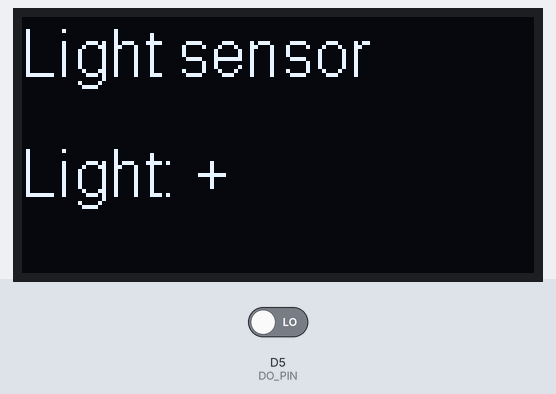
A sketch run on a simulated ESP8266 (NodeMCU). Parts: 128×64 one-colour display. The test bench sets the inputs (shaded band); at power-on: D5 (DO_PIN) LOW. What the sketch prints to the serial monitor is not drawn.

Above: at 2.2 s.
2.3 s: D5 (DO_PIN) driven HIGH
At 4.0 s:
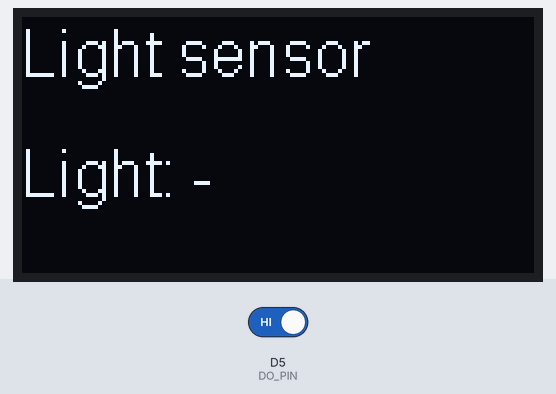
4.5 s: D5 (DO_PIN) driven LOW
At 5.4 s:
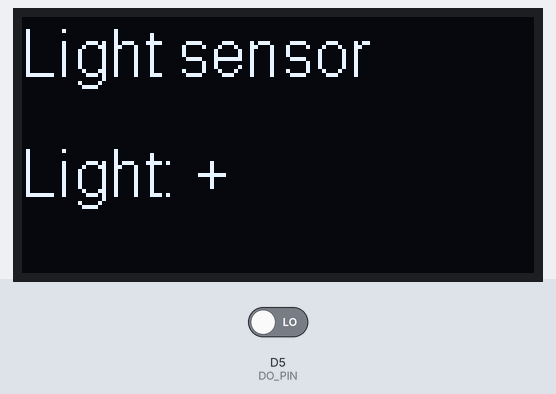
Timing chart, 0 to 7.5 s (numbered marks = the images above; inputs shaded):
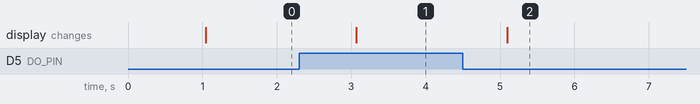

Measured:
- after the input at 2.3 s, the display: changes after 0.77 s (image 1)
- after the input at 4.5 s, the display: changes after 0.60 s (image 2)

The sketch:

LightSensor_oled.ino
```cpp
/* Light sensor */
#if defined(ESP8266)
  #define DO_PIN D5
#elif defined(ESP32)
  #define DO_PIN 13
#endif

/* OLED */
#if defined(ESP8266)
    #define SDA_PIN D2
    #define SCL_PIN D1
#elif defined(ESP32)
    #define SDA_PIN 23
    #define SCL_PIN 19
#endif

// Chọn loại màn hình OLED bằng cách bỏ dấu comment (//)
#define ssd1306
// #define sh1106

#if defined(ssd1306)
    #include <SSD1306Wire.h>     // Thư viện mới của ThingPulse
    SSD1306Wire oled(0x3C, SDA_PIN, SCL_PIN);
#elif defined(sh1106)
    #include <SH1106Wire.h>
    SH1106Wire oled(0x3C, SDA_PIN, SCL_PIN);
#endif

// Khởi tạo chạy 1 lần khi cấp nguồn
void setup() {
  Serial.begin(115200);

  initSensor();
  initOled();

  printOled("System", "Starting...");
  delay(1000);
}

// Vòng lặp chính chạy liên tục
void loop() {
  // Đọc trạng thái từ cảm biến ánh sáng
  bool light = readDO();

  if (light) {
    Serial.println("Light: +");
    printOled("Light sensor", "Light: +");
  } else {
    Serial.println("Light: -");
    printOled("Light sensor", "Light: -");
  }

  delay(1000);
}

/* --- Các hàm bổ trợ viết ở cuối --- */

/* Khởi tạo cảm biến */
void initSensor() {
  pinMode(DO_PIN, INPUT); // Thiết lập chân đọc tín hiệu đầu vào
}

/* Đọc dữ liệu cảm biến */
bool readDO() {
  int dValue = digitalRead(DO_PIN);   // 0: có ánh sáng, 1: tối (không có ánh sáng)

  if (dValue)
    return false; // Trả về false nếu trời tối
  else
    return true;  // Trả về true nếu có ánh sáng
}

/* Khởi tạo màn hình OLED */
void initOled() {
  oled.init();
  oled.flipScreenVertically(); // Xoay màn hình nếu cần, có thể tắt đi bằng cách thêm // ở đầu dòng
}

/* In dữ liệu lên màn hình OLED */
void printOled(String line1, String line2) {
  oled.clear();

  oled.setTextAlignment(TEXT_ALIGN_LEFT);
  oled.setFont(ArialMT_Plain_16); // Đã hạ size từ 24 xuống 16 để tránh bị tràn viền màn hình

  oled.drawString(0, 0, line1);
  oled.drawString(0, 30, line2);

  oled.display();
}
```
